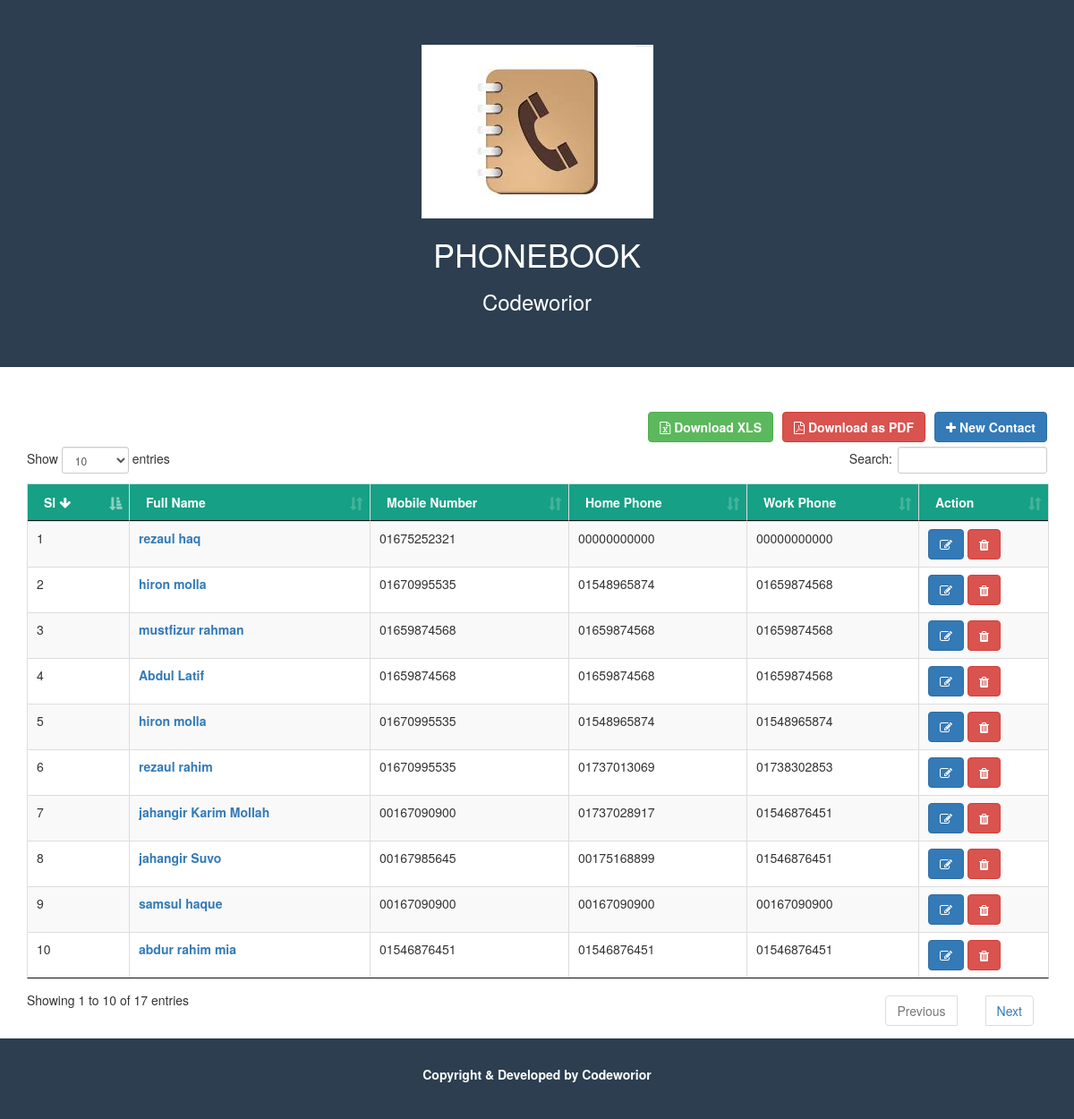
The page / on the database its author committed.
### tables this page shows
CREATE TABLE IF NOT EXISTS `tbl_info` (
`info_id` int(10) NOT NULL,
  `fname` varchar(100) NOT NULL,
  `lname` varchar(100) NOT NULL,
  `gender` varchar(50) NOT NULL,
  `image_name` varchar(255) NOT NULL,
  `mobile` int(11) unsigned zerofill NOT NULL,
  `home_phone` int(11) unsigned zerofill NOT NULL,
  `work_phone` int(11) unsigned zerofill NOT NULL,
  `address` text NOT NULL,
  `city` varchar(50) NOT NULL,
  `country` varchar(50) NOT NULL,
  `zip_code` int(4) NOT NULL
);

### src/Phonebook.php (called while the page is built, shortened)
<?php
class Phonebook {
    public function index($search = array(), $paging = null) {
        $data = array();
            $query = "SELECT * FROM tbl_info ORDER BY info_id DESC";
            $result = mysql_query($query);
            while ($row = mysql_fetch_object($result)) {
                $data[] = $row;
            }
            return $data;
    }
}

### index.php (the view, shortened to what this page needs)
<!DOCTYPE HTML>
<html lang="en-US">
    <head>
        <link rel="stylesheet" href="assets/css/bootstrap.min.css" />
        <link rel="stylesheet" href="assets/font-awesome/css/font-awesome.min.css" />
        <link rel="stylesheet" href="assets/css/countrySelect.min.css" />
        <link rel="stylesheet" href="assets/css/jquery.dataTables.min.css" />
        <link rel="stylesheet" href="assets/css/dataTables.bootstrap.min.css" />
        <link rel="stylesheet" href="assets/style.css" />
    </head>
    <body>
        <header class="text-center">
            <div class="container">
                <a href="index.php" ><img src="images/phonebook.jpg" alt="phonebook"></a>
                <h1>PHONEBOOK</h1>
                <h3>Codeworior</h3>
            </div>
        </header>
        <section class="content container">
            <?php
$obj = new Phonebook();
                $info = $obj->index();
                ?>
            <button type="button" class="btn btn-primary pull-right button" data-toggle="modal" data-target=".bs-example-modal-lg" ><strong><i class="fa fa-plus"></i> New Contact</strong> </button>
            <a href="downloadpdf.php?action=getpdf"><button type="button" class="btn btn-danger pull-right button" style="margin-right: 10px;"><strong><i class="fa fa-file-pdf-o"></i> Download as PDF </strong> </button></a>
            <a href="01simple-download-xlsx.php"><button type="button" class="btn btn-success pull-right button" style="margin-right: 10px;"><strong><i class="fa fa-file-excel-o"></i> Download XLS</strong> </button></a>
            <table  id="table" class="table table-bordered table-hover table-striped">
                <thead>
                    <tr>
                        <th>Sl <i class="fa fa-arrow-down"></i></th>
                        <th>Full Name</th>
                        <th>Mobile Number</th>
                        <th>Home Phone</th>
                        <th>Work Phone</th>
                        <th>Action</th>
                    </tr>
                </thead>
                <tbody>
                    <?php
                    $sl = 1;
                    foreach ($info as $value) {
                        ?>
                        <tr>
                            <td><?php echo $sl; ?></td>
                            <td class="name"><a href="details.php?id=<?php echo $value->info_id; ?>" ><?php echo $value->fname; ?> <?php echo $value->lname; ?></a></td>
                            <td><?php echo $value->mobile; ?></td>
                            <td><?php echo $value->home_phone; ?></td>
                            <td><?php echo $value->work_phone; ?></td>
                            <td>
                                <button type="submit" class="btn btn-primary " data-toggle="modal" data-target=".modal-lg<?php echo $value->info_id; ?>" ><strong><i class="fa fa-edit"></i></strong> </button>
                                <a href="delete.php?id=<?php echo $value->info_id; ?>" class="btn btn-danger delete"><i class="fa fa-trash"></i></a>
                            </td>
                        </tr>
                        <?php
                        $sl++;
                    }
                    ?>
                </tbody>
            </table>
        </section>
        <footer class="text-center">
            <div class="container">
                <p>Copyright & Developed by Codeworior </p>
            </div>
        </footer>
    </body>
</html>

### assets/style.css (style rules this page uses)
header { background: #2c3e50; overflow: hidden; color: #FFFFFF; margin-bottom: 50px; padding: 50px 0; }
.button { margin-bottom: 5px; }
.name a { text-decoration: none; font-weight: bold; }
thead { background: #16a085; color: #FFFFFF; }
.content { min-height: 700px; }
footer { background: #2c3e50; padding: 30px 0; color: #FFFFFF; }
footer p { font-weight: bold; }

### rows shown on the page
tbl_info: fname "rezaul", lname "haq", mobile "01675252321", home_phone "00000000000", work_phone "00000000000"
tbl_info: fname "hiron", lname "molla", mobile "01670995535", home_phone "01548965874", work_phone "01659874568"
tbl_info: fname "mustfizur", lname "rahman", mobile "01659874568", home_phone "01659874568", work_phone "01659874568"
tbl_info: fname "Abdul", lname "Latif", mobile "01659874568", home_phone "01659874568", work_phone "01659874568"
tbl_info: fname "hiron", lname "molla", mobile "01670995535", home_phone "01548965874", work_phone "01548965874"
tbl_info: fname "rezaul", lname "rahim", mobile "01670995535", home_phone "01737013069", work_phone "01738302853"
tbl_info: fname "jahangir", lname "Karim Mollah", mobile "00167090900", home_phone "01737028917", work_phone "01546876451"
